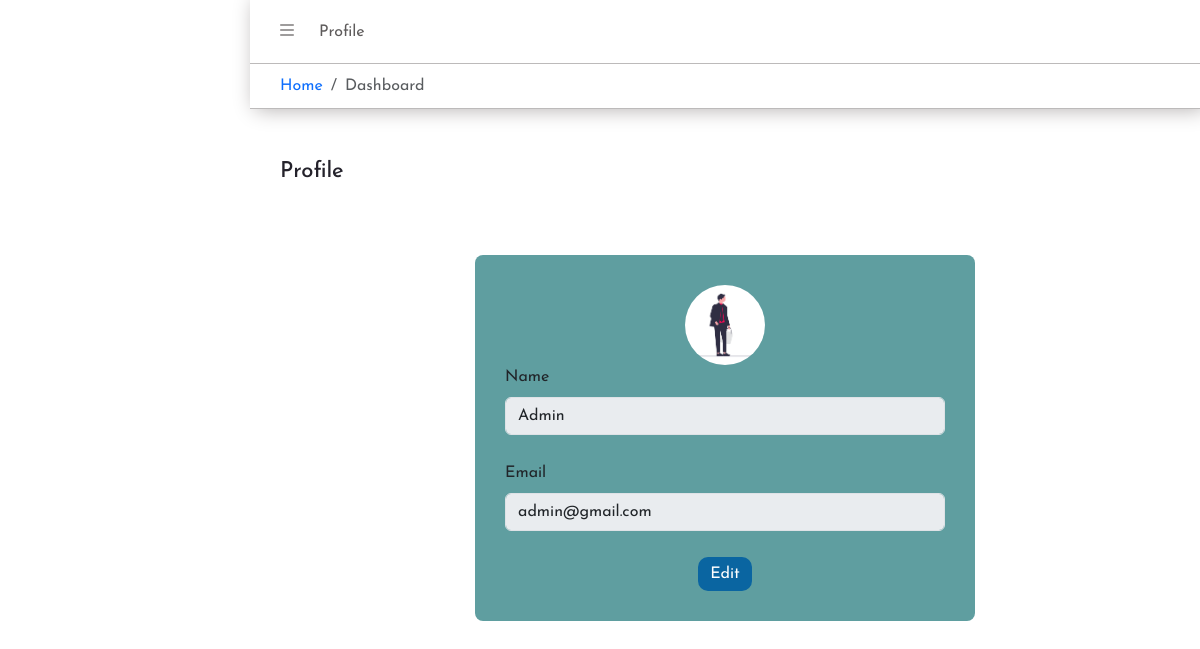
Page /admin/admin-profile.php (signed in) on the committed database.
### tables this page shows
CREATE TABLE `user` (
  `user_id` int(11) NOT NULL,
  `user_name` varchar(255) NOT NULL,
  `user_email` varchar(255) NOT NULL,
  `user_password` varchar(255) NOT NULL,
  `avatar` varchar(255) DEFAULT NULL,
  `user_role` enum('admin','user','blogger') NOT NULL DEFAULT 'user',
  `token` int(11) DEFAULT NULL,
  `create_user_data` varchar(255) DEFAULT NULL,
  `update_user_data` varchar(255) DEFAULT NULL,
  `user_show` enum('0','1') NOT NULL DEFAULT '1'
);

### admin/admin-save.php (called while the page is built, shortened)
<?php
require_once("../config/connect.php");
$id = $_SESSION['admin-id'];
$searchAdmin = "SELECT * FROM user WHERE user_id = '$id'";
$resSerAdmin = mysqli_fetch_assoc(mysqli_query($conn, $searchAdmin));

### admin/admin-profile.php (the view, shortened to what this page needs)
<?php
require_once("../config/connect.php");
require_once("./admin-save.php");
?>
<!DOCTYPE html>
<html lang="en">
<head>
    <link rel="stylesheet" type="text/css" href="../assets/css/style.css">
    <link rel="stylesheet" type="text/css" href="../assets/css/media.css">
    <link rel="stylesheet" href="https://cdn.jsdelivr.net/npm/bootstrap@5.3.3/dist/css/bootstrap.min.css">
    <link rel="stylesheet" href="https://cdnjs.cloudflare.com/ajax/libs/font-awesome/6.5.2/css/all.min.css">
</head>
<body>
    <section id="dash-main" class="d-flex ">
        <div class="dash-view">
            <div class="dash-view-top sticky-top ">
                <header class="dash-view-header d-flex align-items-center justify-content-between">
                    <div class="dash-v-header-l">
                        <button id="dash-side-toggle"><i class="fa-solid fa-bars"></i></button>
                        <a href="./admin-profile.php" class="dash-head-link">Profile</a>
                    </div>
                </header>
                <div class="dash-bread">
                    <nav aria-label="breadcrumb">
                        <ol class="breadcrumb m-0 ">
                            <li class="breadcrumb-item"><a href="./dashboard.php">Home</a></li>
                            <li class="breadcrumb-item active" aria-current="page">Dashboard</li>
                        </ol>
                    </nav>
                </div>
            </div>
            <div class="dash-view-main">
                <h4 class="dash-view-heading">Profile</h4>
                <section id="profile-main">
                    <div class="profile-img">
                        <?php if ($resSerAdmin['avatar']) : ?>
                            <img src="../uploads/<?php echo $resSerAdmin['avatar']; ?>" alt="Avatar">
                        <?php else : ?>
                            <img src="../uploads/default_avatar.png" alt="Avatar">
                        <?php endif ?>
                    </div>
                    <form class="row g-3">
                        <div class="col-12">
                            <label class="form-label">Name</label>
                            <input type="text" class="form-control" name="update-name" value="<?php echo $resSerAdmin['user_name']; ?>" disabled>
                        </div>
                        <div class="col-12">
                            <label class="form-label">Email</label>
                            <input type="text" class="form-control" name="update-email" value="<?php echo $resSerAdmin['user_email']; ?>" disabled>
                        </div>
                        <div class="col-12 d-flex gap-3 justify-content-center align-items-center profile-btn">
                            <a href="./admin-profile-update.php">Edit</a>
                        </div>
                    </form>
                </section>
            </div>
        </div>
    </section>
</body>
</html>

### assets/css/style.css (style rules this page uses)
* { padding: 0; margin: 0; box-sizing: border-box; text-decoration: none !important; list-style: none !important; font-family: "Josefin Sans", sans-serif; }
body, html { scroll-behavior: smooth; overflow-x: hidden; position: relative; }
:root { --white: #fff; --light: #e9e6e6; --dark: #0e123a; --primary: #11476c; --secondary: #0a65a1; --info: #3893d0; --accent1: #24222b; --accent2: #3b5aa8; --accent3: #2a6adb; --success: #059753; --warning: #e1c706; --danger: #fe0654; }
#profile-main { max-width: 500px; height: auto; margin: 70px auto; padding: 30px; background-color: #5f9ea0; border-radius: 8px; }
.profile-img { width: 80px; height: 80px; margin: auto; overflow: hidden; border-radius: 50%; }
.profile-img img { width: 100%; height: 100%; object-fit: cover; }
.profile-btn a, .profile-btn button { padding: 5px 12px; border: none; border-radius: 10px; background-color: var(--secondary); color: var(--white); }
#dash-main { width: 100%; height: 100%; }
.dash-view { width: calc(100% - 250px); height: auto; margin-left: auto; transition: 0.3s; }
.dash-view-top { background-color: var(--white); box-shadow: 5px 0px 20px 0px #b0acac; }
.dash-view-header { width: 100%; height: 64px; padding: 0px 30px; border-bottom: 1px solid #bcbaba; }
#dash-side-toggle { background-color: transparent; color: #9e9c9c; border: none; }
.dash-head-link { margin-left: 20px; color: #5e5b5b; }
.dash-bread { width: 100%; height: auto; padding: 10px 30px; border-bottom: 1px solid #bcbaba; }
.dash-view-main { margin: 50px 30px; }
.dash-view-heading { font-size: 22px; color: var(--accent1); }

### rows in the picture
user: avatar (picture), update-name "Admin", update-email "admin@gmail.com"
